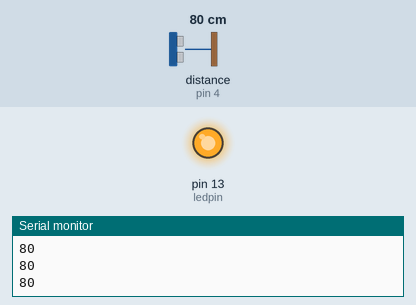
This sketch was run on a simulated Arduino Uno, built with avr-gcc and run on an emulated ATmega328P. Shown: output pins drawn as LEDs (lit = HIGH), the last lines printed to the serial monitor. Wiring (inferred from the names in the program): ultrasonic range finder: trigger pin 5; echo pin 4. The test bench sets the inputs (shaded band); at power-on: distance to the obstacle (sensor on pin 4) 80 cm. The echo pulse lasts 58.3 µs per cm; pins used as bus, display or sensor lines are not drawn.

Above: at 1.2 s.
1.3 s: distance to the obstacle (sensor on pin 4) set to 55 cm
2.8 s: distance to the obstacle (sensor on pin 4) set to 47 cm
At 3.2 s:
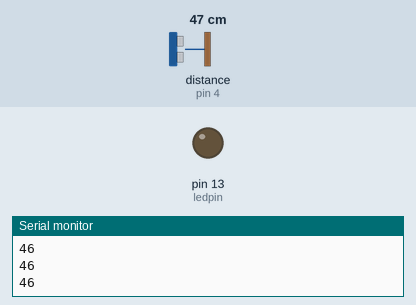
4.3 s: distance to the obstacle (sensor on pin 4) set to 60 cm
At 5.4 s:
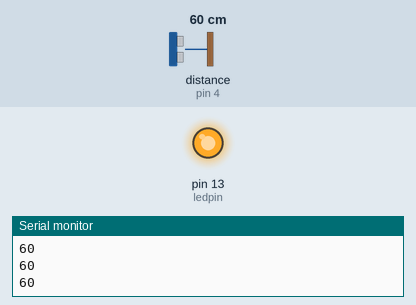
5.8 s: distance to the obstacle (sensor on pin 4) set to 2 cm
At 6.9 s:
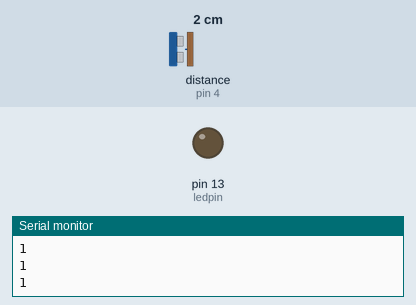
Timing chart, 0 to 8.3 s (numbered marks = the images above; inputs shaded):
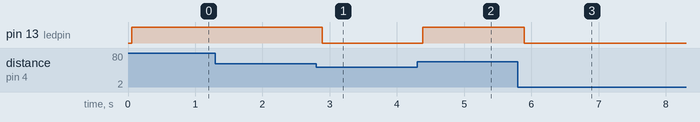

Measured:
- the behaviour switches between 51 and 50 cm on distance to the obstacle (sensor on pin 4) (found by bisection; images 0 and 1)
- after the input at 2.8 s, pin 13 (ledpin): HIGH → LOW after 0.09 s
- after the input at 4.3 s, pin 13 (ledpin): LOW → HIGH after 0.08 s
- after the input at 5.8 s, pin 13 (ledpin): HIGH → LOW after 0.10 s

The sketch:

distance.ino
```cpp
int inputPin=4;  // 定义超声波信号接收接口
int outputPin=5; // 定义超声波信号发出接口
int ledpin=13;
void setup()
{
  Serial.begin(9600);
  pinMode(ledpin,OUTPUT);
  pinMode(inputPin, INPUT);
  pinMode(outputPin, OUTPUT);
}
void loop()
{
  digitalWrite(outputPin, LOW); // 使发出发出超声波信号接口低电平2μs
  delayMicroseconds(2);
  digitalWrite(outputPin, HIGH); // 使发出发出超声波信号接口高电平10μs，这里是至少10μs
  delayMicroseconds(10);
  digitalWrite(outputPin, LOW);    // 保持发出超声波信号接口低电平
  int distance = pulseIn(inputPin, HIGH);  // 读出脉冲时间
  distance= distance/58;   // 将脉冲时间转化为距离（单位：厘米）
  Serial.println(distance);   //输出距离值
  delay(50);
  if (distance >=50)
  {//如果距离大于50厘米小灯亮起
     digitalWrite(ledpin,HIGH);
  }//如果距离小于50厘米小灯熄灭
  else
     digitalWrite(ledpin,LOW);
}
```
